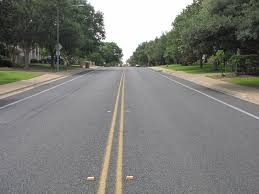
#> input picture TestComputerVision/laneimg1.jpeg, 259 x 194 px
$ jupyter execute --allow-errors lecture1_image_road_sementation.ipynb   (shell and % lines are left out)   (Python 2 division)   (text cells are left out)
#> lines starting #> are read from the running program, lines starting #| are printed output that depends on the picture; after the words box and inside, x2 and y2 are one past the last pixel; in counts of white or black regions, pixels touching at a corner belong together; pictures that were not available may be replaced by others from this repository, and a replacement may not be noted
[cell 1]
import numpy as np
import scipy.ndimage as ndi
from skimage.filters import roberts, sobel, scharr, prewitt,laplace
import matplotlib.pyplot as plt
import cv2
from skimage import feature
from skimage.color import rgb2gray
import pymeanshift as pms

#> (a cell that did not finish here is left out)

[cell 3]
# For roads, edges of road edge are at diagonal and there is noise
# test edge detectors w/diagonal lines and AWGN


im = np.zeros((128, 128))
im[32:-32, 32:-32] = 1

im = ndi.rotate(im, 25, mode='constant')
im = ndi.gaussian_filter(im, 4)
im += 0.2 * np.random.random(im.shape)


# Compute the Canny filter for two values of sigma
edges1 = feature.canny(im)
edges2 = feature.canny(im, sigma=3)

sobel=sobel(im)
prewitt = prewitt(im)
roberts = roberts(im)
laplace = laplace(im)

fig, (ax1, ax2, ax3) = plt.subplots(nrows=1, ncols=3, figsize=(8, 3), sharex=True, sharey=True)
fig1, (ax11, ax12, ax13, ax14, ax15) = plt.subplots(nrows=1, ncols=5, figsize=(8, 3), sharex=True, sharey=True)

ax1.imshow(im, cmap=plt.cm.jet)
ax1.axis('off')
ax1.set_title('noisy image', fontsize=20)

ax2.imshow(edges1, cmap=plt.cm.gray)
ax2.axis('off')
ax2.set_title('Canny filter, $\sigma=1$', fontsize=20)

ax3.imshow(edges2, cmap=plt.cm.gray)
ax3.axis('off')
ax3.set_title('Canny filter, $\sigma=3$', fontsize=20)

fig.subplots_adjust(wspace=0.02, hspace=0.02, top=0.9,
                    bottom=0.02, left=0.02, right=0.98)

ax11.imshow(im, cmap=plt.cm.jet)
ax11.axis('off')
ax11.set_title('noisy', fontsize=20)

ax12.imshow(sobel, cmap=plt.cm.gray)
ax12.axis('off')
ax12.set_title('Sobel',  fontsize=20)

ax13.imshow(roberts, cmap=plt.cm.gray)
ax13.axis('off')
ax13.set_title('Prewitt',  fontsize=20)

ax14.imshow(roberts, cmap=plt.cm.gray)
ax14.axis('off')
ax14.set_title('Roberts',  fontsize=20)

ax15.imshow(laplace, cmap=plt.cm.gray)
ax15.axis('off')
ax15.set_title('Laplace',  fontsize=20)

fig1.subplots_adjust(wspace=0.02, hspace=0.10, top=0.9,
                    bottom=0.02, left=0.02, right=0.98)
plt.show()
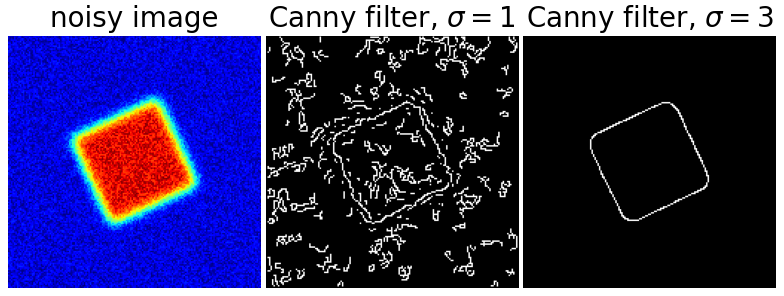
#> figure drawn by matplotlib, 3 panels
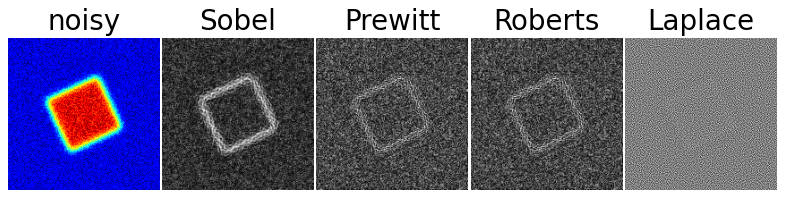
#> figure drawn by matplotlib, 5 panels

[cell 4]

from skimage.filters import laplace,sobel,roberts
import scipy.ndimage as ndi
from skimage import feature
from skimage.color import rgb2gray
import matplotlib.pyplot as plt
import cv2
import pymeanshift as pms


#> (the rest of this cell did not finish here and is left out)

[cell 5]
#adding gaussian smoothing to image before canny
from skimage.filters import gaussian


#> (the rest of this cell did not finish here and is left out)

[cell 6]
from skimage.filters import laplace,sobel,roberts
import scipy.ndimage as ndi
from skimage import feature
from skimage.color import rgb2gray
import matplotlib.pyplot as plt
import cv2
import pymeanshift as pms

#> (the rest of this cell did not finish here and is left out)

[cell 7]
#Hough Transform
import skimage
from skimage.filters import laplace,sobel,roberts
import scipy.ndimage as ndi
from skimage import feature
from skimage.color import rgb2gray
import matplotlib.pyplot as plt
import cv2
import pymeanshift as pms
import numpy as np
from skimage.transform import (hough_line, hough_line_peaks,
                               probabilistic_hough_line)

#hough examples:
#https://github.com/hmartiro/project-mvq/blob/master/python/notebooks/lane_detection.ipynb
#kalman filter:
#https://github.com/marshallixp/DriverAssist/blob/master/LaneSystem/LaneDetector1.2/TrackLanes.cpp

lane1_opencv = cv2.imread("laneimg1.jpeg")
#> lane1_opencv is the input picture: shape (194, 259, 3); mean B, G, R 119.7, 124.7, 123.7
#lane2_opencv = cv2.imread("laneimg2.jpeg")
#lane3_opencv = cv2.imread("laneimg3.jpeg")

#convert to gray scale from RGB
gray_orig_1 = skimage.color.rgb2gray(lane1_opencv)
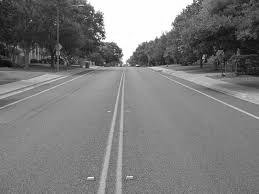
#> gray_orig_1: shape (194, 259) float64; min 0.0171, max 1, mean 0.485
#gray_orig_2 = skimage.color.rgb2gray(lane2_opencv)
#gray_orig_3 = skimage.color.rgb2gray(lane3_opencv)


#canny detect
canny_orig_1 = feature.canny(gray_orig_1, sigma=3)
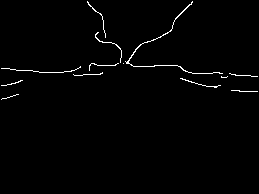
#> canny_orig_1: shape (194, 259) bool; 1.3% white in thin lines or dots, all inside (x1, y1, x2, y2) = (1, 1, 258, 100)
#canny_orig_2 = feature.canny(gray_orig_2, sigma=3)
#canny_orig_3 = feature.canny(gray_orig_3, sigma=3)

r, theta, d = hough_line(canny_orig_1)
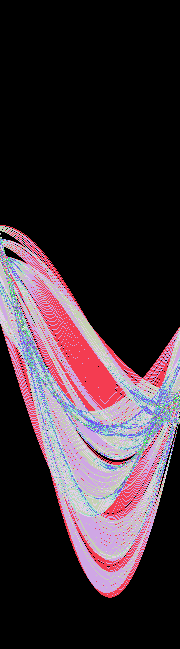
#> r: shape (649, 180) uint64; 50 distinct labels, from 0 to 61; one colour per label, 0 black
#> theta = 180 values from -1.57 to 1.55; d = 649 values from -324 to 324

fig5, (ax1,ax2) = plt.subplots(1, 2, figsize=(8,4))
fig6, (ax3,ax4) = plt.subplots(1, 2, figsize=(8,4))

ax1.imshow(gray_orig_1,cmap=plt.cm.gray)
ax1.axis('off')
ax1.set_title('orig_lane1',  fontsize=20)

ax2.imshow(canny_orig_1,cmap=plt.cm.gray)
ax2.axis('off')
ax2.set_title('canny_orig_lane1',  fontsize=20)


ax3.imshow(np.log(1 + r),
             extent=[np.rad2deg(theta[-1]), np.rad2deg(theta[0]),
                     d[-1], d[0]],
             cmap=plt.cm.gray, aspect=3.0/5.0)
ax3.set_title('Hough transform')
ax3.set_xlabel('Angles (degrees)')
ax3.set_ylabel('Distance (pixels)')
ax3.axis('image')

ax4.imshow(canny_orig_1,cmap=plt.cm.gray)
ax4.axis('off')
ax4.imshow(gray_orig_1, cmap=plt.cm.gray)
rows, cols = gray_orig_1.shape
#> rows = 194; cols = 259
for _, angle, dist in zip(*hough_line_peaks(r, theta, d, min_distance=10,min_angle=30,threshold=30.0 ,num_peaks=6)):
    y0 = (dist - 0 * np.cos(angle)) / np.sin(angle)
    y1 = (dist - cols * np.cos(angle)) / np.sin(angle)
    ax4.plot((0, cols), (y0, y1), '-r')
#> this loop made 5 passes
#> (angle, dist, y0, y1) on passes 1 to 5: (1.54, 71, 71.04, 62), (-1.27, -22, 23.01, 102.2), (0.768, 139, 200.1, -68.1), (1.27, 95, 99.34, 20.16), (-1.22, -3, 3.19, 97.46)
ax4.axis((0, cols, rows, 0))
ax4.set_title('Detected lines')
ax4.set_axis_off()


plt.show()
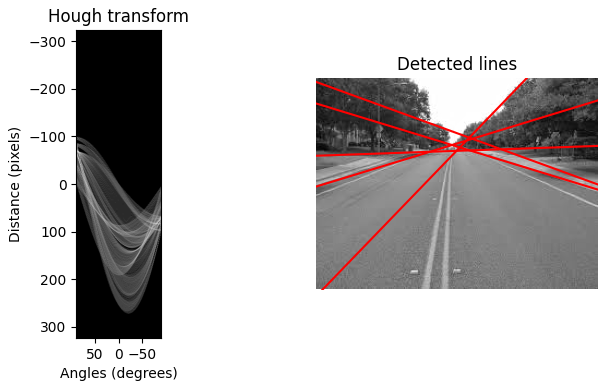
#> figure drawn by matplotlib, 2 panels

#> (a cell that did not finish here is left out)

[cell 9]
#run canny on the 3 images
from skimage import feature
import skimage.color


#> (the rest of this cell did not finish here and is left out)

#> (a cell that did not finish here is left out)

[cell 11]
#calculate midpoint based on color histogram/matching from meanshift


fig7,(g1,g2,g3) = plt.subplots(nrows=1, ncols=3, figsize=(8, 3), sharex=True, sharey=True)

#last row; start with this color .6310676 and create right/left lines
#> (the rest of this cell did not finish here and is left out)

#> (a cell that did not finish here is left out)

[cell 13]
#add graph cuts
#graph cuts + sparse coding

#add Superpixels

[cell 14]
#tensorflow example on kitti using cnn
#https://github.com/MarvinTeichmann/tensorflow_examples/tree/master/kitty_road

[cell 15]
import cv2
import numpy as np

vid = cv2.VideoCapture('/Users/dc/Desktop/IMG_1584.m4v')

#opencv stores color in BGR, reverse of RGB
while (vid.isOpened()):
    ret,frame = vid.read()
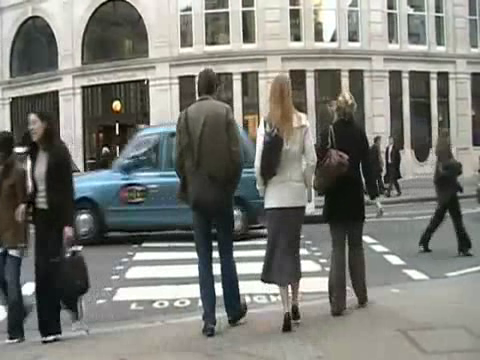
#> input picture frame 54 of cs4495_problems/ps6/input/pedestrians.avi, 480 x 360 px, given in place of IMG_1584.m4v, which was not available
#> frame is the input picture: shape (360, 480, 3); mean B, G, R 116.8, 122.9, 122
    gray = cv2.cvtColor(frame,cv2.COLOR_BGR2GRAY)
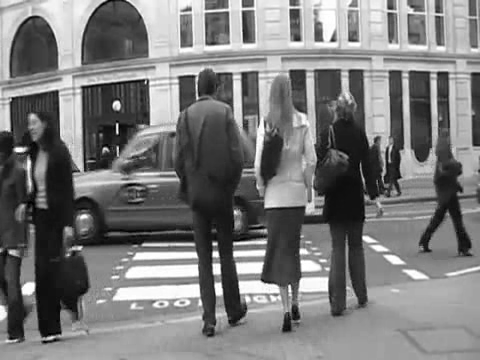
#> gray: shape (360, 480); min 0, max 255, mean 121.9
    cv2.imshow('frame', gray)
    if cv2.waitKey() & 0xFF == ord('q'):
#> (key q is pressed here)
        break

#> (the rest of this cell did not finish here and is left out)

[cell 16]
class Color:
  def __init__(self,r,g,b):
        self.red = r
        self.green=g
        self.blue = b

  def same(self,r,g,b):
        if abs(self.r-r)<10 and abs(self.g-g) < 10 and abs(self.b-b)<10:
            return True
        return False

class Gray:
    def __init(self, gray):
        self.gray = gray
    def same(self,gray):
        if abs(self.gray-gray)<10:
            return True
        return False

[cell 17]
lane1_opencv = cv2.imread("laneimg1.jpeg")
(N,M,d)=lane1_opencv.shape
#> N = 194; M = 259; d = 3
print (N,M,d)
#| 194 259 3
print N
#| 194

[cell 18]
from collections import defaultdict
hm= defaultdict(int)
#hm.setdefault(key,default=1)
for i in range(1,N):
    for j in range(1,M):
        #print lane1_opencv[i][j]
        if ( (lane1_opencv[i][j][0],lane1_opencv[i][j][1],lane1_opencv[i][j][2]) ) in hm:
            hm[(lane1_opencv[i][j][0],lane1_opencv[i][j][1],lane1_opencv[i][j][2])] +=1
        else:
            hm[(lane1_opencv[i][j][0],lane1_opencv[i][j][1],lane1_opencv[i][j][2])] = 1

print len(hm)
#| 12037
print 194*259*3

list = {k: v for (k,v) in hm.items() if v>100}
print 'list'
print list
#> (printed output is left out)
#41
#len({k: v for (k,v) in hm.items() if v>100})


from mpl_toolkits.mplot3d import Axes3D
fig = plt.figure()
ax = fig.add_subplot(111, projection='3d')
#> (the rest of this cell did not finish here and is left out)
